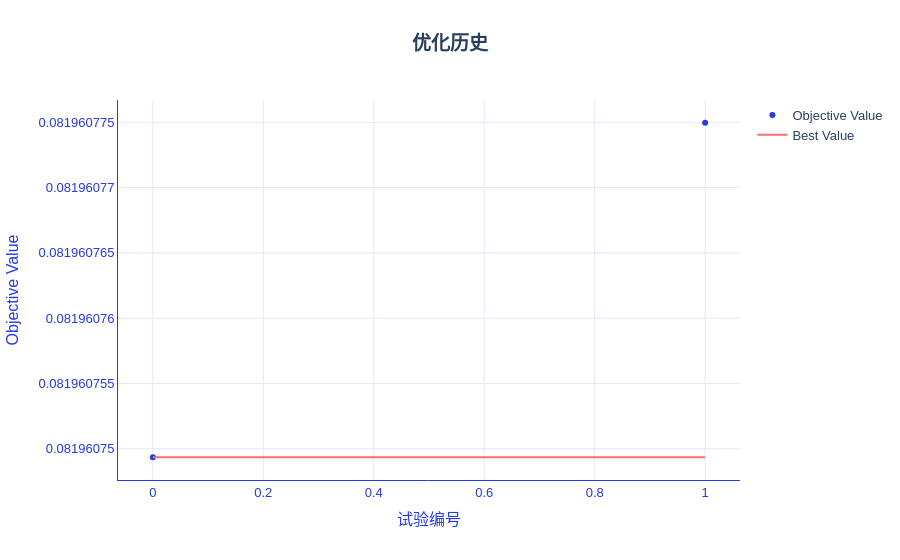

Write notebook code for a chart like this one.
### Markdown cell above
## 1. LogisticRegression 分类：训练、评估、搜索和报告

本节所有代码可以独立运行。保留全量样本，用显式轮数和两次搜索控制演示耗时。

### Code cell
import sys

sys.path.append("../")

import numpy as np
import pandas as pd
from IPython.display import display
from hscredit import hscredit_dataset
from hscredit.utils.datasets import HSCREDIT_EXAMPLE_COLUMNS
from pathlib import Path
from tempfile import mkdtemp
from sklearn.base import clone
from optuna.samplers import GridSampler
from hscredit import LogisticRegression, get_metric, get_loss
from hscredit.report import ModelReport
from hscredit.utils import save_pickle, load_pickle

from hscredit.core.model_selection import oot_split, group_train_test_split
from sklearn.preprocessing import StandardScaler

data = hscredit_dataset(columns=HSCREDIT_EXAMPLE_COLUMNS)

features = ["BASE_X187", "DK_X1689", "DK_X44", "DK_X1995_2", "DK_X1223", "DK_X2677"]
target = "MOB6@30"
data["MOB1@30"] = data["MOB1"].gt(30).astype(int)
data["MOB3@30"] = data["MOB3"].gt(30).astype(int)
data["MOB6@30"] = data["MOB6"].gt(30).astype(int)
data["风险调整金额"] = data["loan_amt"].where(data["MOB6"].le(60), -data["loan_amt"])
data["授信时间"] = pd.to_datetime(data["授信时间"])

# 最新自然月作为 OOT；同一客户不能同时进入开发集和 OOT。
oot_start = data["授信时间"].max().to_period("M").start_time
development, oot = oot_split(data, time_col="授信时间", oot_start=oot_start)
development = development.loc[~development["用户编码"].isin(oot["用户编码"])].copy()
train, test = group_train_test_split(development, group="用户编码", test_size=0.25, random_state=42)
fit_data, validation = group_train_test_split(
    train, group="用户编码", test_size=0.25, random_state=42
)

# 填补和标准化只在调参训练子集上拟合；目标列保留原值。
fill_values = fit_data[features].median()
scaler = StandardScaler().fit(fit_data[features].fillna(fill_values))
for frame in [fit_data, validation, train, test, oot]:
    frame[features] = scaler.transform(frame[features].fillna(fill_values))
datasets = {"训练集": train, "测试集": test, "OOT": oot}

# 直接训练：DataFrame 内含 target，其他标签与元信息不进入 X。
model = LogisticRegression(target=target, max_iter=300, calculate_stats=False, random_state=42)
model.fit(
    fit_data[features + [target]],
    eval_set={"验证集": validation[features + [target]]},
    eval_metric=get_metric("brier"),
)
display(pd.DataFrame([model.evaluate(test[features + [target]], metrics=["auc", "ks", "brier"])]))

# 该分类器保留原生训练目标；业务损失用于评价或选模。
cost_metric = get_loss("cost_sensitive", fn_cost=5, fp_cost=1).metric(kind="business")
display(pd.DataFrame([model.evaluate(test[features + [target]], metrics=[cost_metric])]))

# 独立验证集搜索；test 和 OOT 均不参与调参。
search_space = {"C": [0.3, 2.0]}
best = model.tune(
    fit_data[features + [target]],
    eval_set={"验证集": validation[features + [target]]},
    search_space=search_space,
    metric=get_metric("brier"),
    sampler=GridSampler(search_space, seed=42),
    n_trials=2,
    cv=None,
    n_jobs=1,
    retention="predictions",
    show_progress_bar=False,
)
display(best.tuner.get_optimization_history())
display(best.tuner.plot_optimization_history())
print("最佳参数：", best.tuner.best_params_)

# 固定参数后，用完整 train 重训并生成多标签、多数据集报告。
fixed_model = clone(best)
fixed_model.fit(train[features + [target]])
report = ModelReport(
    fixed_model,
    datasets=datasets,
    features=features,
    overdue=["MOB1", "MOB3", "MOB6"],
    dpds=30,
    overdue_operator=">",
    metrics=["auc", "ks", "brier"],
    n_jobs=1,
)
display(report.summary())
output = Path(mkdtemp(prefix="hscredit_LogisticRegression_"))
report.to_excel(
    output / "模型报告.xlsx",
    amount="loan_amt",
    date="授信时间",
    with_plots=False,
    include_sample_records=False,
    mode="strict",
)

# 同时保存预处理和模型，原始输入才能重现同一预测。
save_pickle(
    {"features": features, "fill_values": fill_values, "scaler": scaler, "model": fixed_model},
    output / "完整推理包.pkl",
)
fixed_model.save_inference(output / "轻量模型.pkl")
restored = LogisticRegression.load(output / "轻量模型.pkl")
display(
    pd.DataFrame(
        restored.predict_proba(test[features]), columns=["好样本概率", "坏样本概率"]
    ).head()
)
print(output)

### Figure 1 — Plotly figure (JSON) as saved in the notebook; plotly's stock layout.template omitted (floating-point values rounded to 4 significant figures)
{"data": [{"mode": "markers", "name": "Objective Value", "type": "scatter", "x": [0, 1], "y": [0.08196, 0.08196]}, {"mode": "lines", "name": "Best Value", "type": "scatter", "x": [0, 1], "y": [0.08196, 0.08196]}, {"marker": {"color": "#8A8FA3"}, "mode": "markers", "name": "Infeasible Trial", "showlegend": false, "type": "scatter", "x": [], "y": []}], "layout": {"colorway": ["#2639E9", "#F76E6C", "#FE7715", "#8892F3", "#9956A4", "#EA4585", "#5665EE", "#F0587A", "#B729AB", "#3C4DEB", "#E73B72", "#832EC2", "#BC5F8F", "#E0249A"], "font": {"family": "Alimama FangYuanTi VF, Microsoft YaHei, sans-serif", "size": 13}, "hoverlabel": {"bgcolor": "white", "bordercolor": "#2639E9", "font": {"family": "Alimama FangYuanTi VF, Microsoft YaHei, sans-serif", "size": 13}}, "legend": {"font": {"size": 13}}, "paper_bgcolor": "white", "plot_bgcolor": "white", "title": {"font": {"size": 19}, "text": "<b>优化历史</b>", "x": 0.5, "xanchor": "center"}, "xaxis": {"color": "#2639E9", "gridcolor": "#E5E7FC", "linecolor": "#2639E9", "showgrid": true, "showline": true, "tickfont": {"size": 13}, "title": {"font": {"size": 16}, "text": "试验编号"}, "zeroline": false}, "yaxis": {"color": "#2639E9", "gridcolor": "#E5E7FC", "linecolor": "#2639E9", "showgrid": true, "showline": true, "tickfont": {"size": 13}, "title": {"font": {"size": 16}, "text": "Objective Value"}, "zeroline": false}}}
